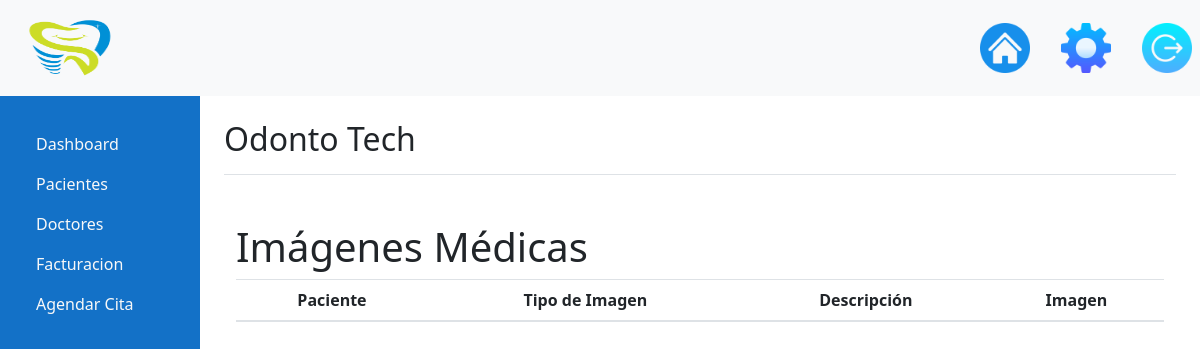
Page /Pacientes/ver_imagenes_medicas/ (signed in) on the earlier database version.
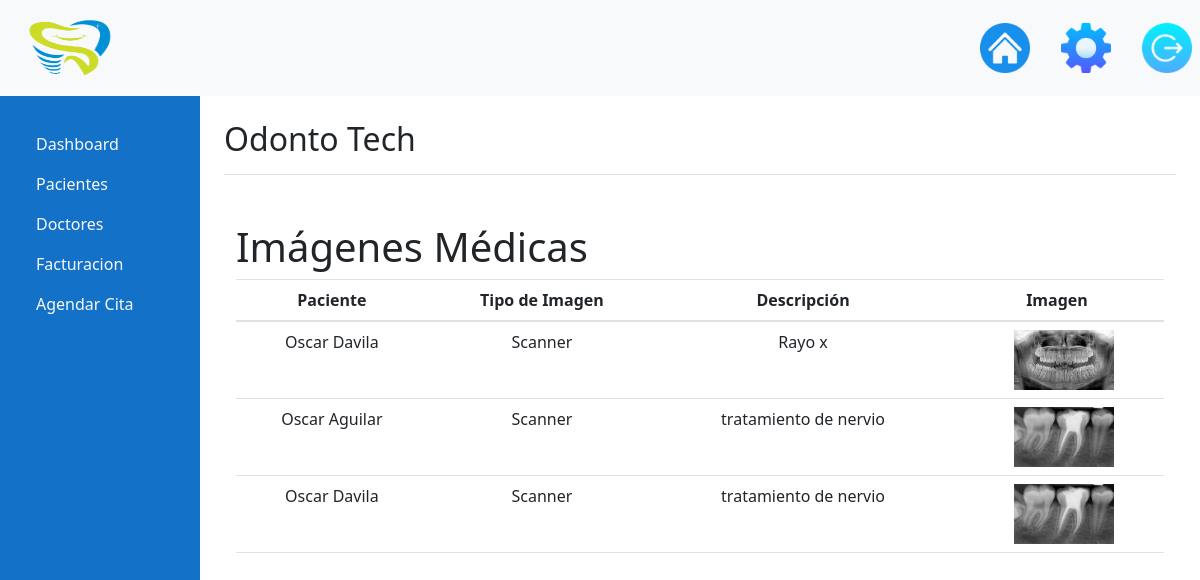
Same page on the later database version.
### Pacientes/models.py (models this page shows, shortened)
class ImagenesMedicas(models.Model):
    ImagenesMedicas_PacienteId = models.ForeignKey(Pacientes, on_delete=models.DO_NOTHING, null=False, blank=False)
    ImagenesMedicas_Tipos = models.ForeignKey(ImagenesMedicasTipos, on_delete=models.DO_NOTHING, null=False, blank=False)
    ImagenesMedicasTiposDescripcion = models.CharField(max_length=200, null=False, blank=False)
    ImagenesMedicas_Img = models.ImageField(upload_to="ImagenesMedicas", null=False, blank=False)
    class Meta:
        verbose_name_plural = "Imagenes Medicas"

class Pacientes(models.Model):
    id = models.AutoField(primary_key=True)
    PacientesNombre = models.CharField(max_length=100, null=False, blank=False, verbose_name="Nombre")
    PacientesApellido = models.CharField(max_length=100, null=False, blank=False, verbose_name="Apellidos")
    PacientesDireccion = models.CharField(max_length=100, null=False, blank=False, verbose_name="Dirección")
    PacientesTelefono = models.CharField(max_length=10, null=False, blank=False, verbose_name="Teléfono")
    PacientesEmail = models.CharField(max_length=100, null=False, blank=False, verbose_name="Email")
    PacientesEmailNormalizado = models.CharField(max_length=100, null=False, blank=False, verbose_name="Email Normalizado")
    PacientesActivo = models.BooleanField(default=True, verbose_name="Activo")
    def __str__(self):
        return self.PacientesNombre + " " + self.PacientesApellido
    class Meta:
        verbose_name_plural = "Pacientes"

class ImagenesMedicasTipos(models.Model):
    tiposImagenes = ["Rayos X", "Scanner", "Tomograficas", "Resonancia Magnetica"]
    """ VARIABLES QUE SE SE EJECUTAN EN EL MODELO """
    ImagenesMedicasTiposNombre = models.CharField(max_length=100, null=False, blank=False, choices=[(x, x) for x in tiposImagenes])
    ImagenesMedicasTiposActivo = models.BooleanField(default=True)
    def __str__(self):
        return self.ImagenesMedicasTiposNombre
    class Meta:
        verbose_name_plural = "Imagenes Medicas Tipos"

### Pacientes/views.py (the view)
# urls.py: path('ver_imagenes_medicas/', views.ver_imagenes_medicas, name='ver_imagenes_medicas'),
def ver_imagenes_medicas(request):
    imagenes_medicas = ImagenesMedicas.objects.all()
    return render(request, 'ver_imagenes_medicas.html', {'imagenes_medicas': imagenes_medicas})

### templates/ver_imagenes_medicas.html
{% extends 'base.html' %}
{% block content %}
<div class="container mt-5">
    <h1>Imágenes Médicas</h1>
    <table class="table">
        <thead>
            <tr>
                <th>Paciente</th>
                <th>Tipo de Imagen</th>
                <th>Descripción</th>
                <th>Imagen</th>
            </tr>
        </thead>
        <tbody>
            {% for imagen_medica in imagenes_medicas %}
            <tr>
                <td>{{ imagen_medica.ImagenesMedicas_PacienteId }}</td>
                <td>{{ imagen_medica.ImagenesMedicas_Tipos }}</td>
                <td>{{ imagen_medica.ImagenesMedicasTiposDescripcion }}</td>
                <td><img src="{{ imagen_medica.ImagenesMedicas_Img.url }}" alt="Imagen Médica" style="max-width: 100px;"></td>
            </tr>
            {% endfor %}
        </tbody>
    </table>
</div>
{% endblock %}

### templates/base.html (shortened to what this page needs)
<!DOCTYPE html>
<html lang="en">
<head>
    <link href="https://maxcdn.bootstrapcdn.com/bootstrap/4.5.2/css/bootstrap.min.css" rel="stylesheet">
    <link href="https://cdn.jsdelivr.net/npm/bootstrap@5.3.0/dist/css/bootstrap.min.css" rel="stylesheet">
</head>
<body>
    {% if user.is_authenticated %}
    <nav class="navbar navbar-expand-lg navbar-light bg-light fixed-top">
        <a class="navbar-brand nav-logo" href="{% url 'home' %}"><img class="logo-navbar"
                src="/media/Logo/default-logo.png" alt=""></a>
        <div class="collapse navbar-collapse" id="navbarNav">
            <ul class="navbar-nav ml-auto">
                <li class="nav-item active">
                    <a class="nav-link" href="{% url 'home' %}"><img class="icons-dash" src="/media/Logo/Icons/home.png"
                            alt=""></a>
                </li>
                <li class="nav-item">
                    <a class="nav-link" href="http://127.0.0.1:8000/admin/"><img class="icons-dash" src="/media/Logo/Icons/settings.png"
                            alt=""></a>
                </li>
                <li class="nav-item">
                    <a class="nav-link" href="{% url 'logout' %}"><img class="icons-dash"
                            src="/media/Logo/Icons/logout.png" alt=""></a>
                </li>
            </ul>
        </div>
    </nav>
    <div class="container-fluid">
        <div class="row">
            <nav class="col-md-2 d-none d-md-block sidebar">
                <div class="sidebar-sticky">
                    <ul class="nav flex-column mt-5">
                        <li class="nav-item">
                            <a class="nav-link active" href="{% url 'home' %}">
                                Dashboard
                            </a>
                        </li>
                        <li class="nav-item">
                            <a class="nav-link" href="{% url 'Pacientes' %}">
                                Pacientes
                            </a>
                        </li>
                        <li class="nav-item">
                            <a class="nav-link" href="{% url 'Lista_Dentistas' %}">
                                Doctores
                            </a>
                        </li>
                        <li class="nav-item">
                            <a class="nav-link" href="{% url 'lista_facturas' %}">
                                Facturacion
                            </a>
                        </li>
                        <li class="nav-item">
                            <a class="nav-link " href="{% url 'agenda_list' %}">
                                Agendar Cita
                            </a>
                        </li>
                    </ul>
                </div>
            </nav>
            <main role="main" class="col-md-9 ml-sm-auto col-lg-10 px-4">
                <div
                    class="d-flex justify-content-between flex-wrap flex-md-nowrap align-items-center mt-5 pt-3 pb-2 mb-3 border-bottom">
                    <h1 class="h2">Odonto Tech </h1>
                </div>
                {% block content %}{% endblock %}
            </main>
        </div>
    </div>
    {% else %}
    <script>
        window.location.href = "{% url 'login' %}"
    </script>
    {% endif %}
</body>
</html>

### templates/base.html (style rules this page uses)
body { padding-top: 56px; }
.sidebar { position: fixed; top: 56px; bottom: 0; left: 0; z-index: 1000; padding: 20px; overflow-x: hidden; overflow-y: auto; background-color: #1371c7; }
a { color: white; }
img { width: 100px; height: 60px; margin-left: 15px; }
main { margin-top: 20px; }
.icons-dash { width: 50px; height: 50px; }
.logo-navbar { height: 70px; width: 110px; }
th { text-align: center; }
td { text-align: center; }
.nav-item .nav-link { color: #f8f8f8; }

Differences in the rows shown:
added ImagenesMedicas: ImagenesMedicas_PacienteId "Oscar Davila", ImagenesMedicas_Tipos "Scanner", ImagenesMedicasTiposDescripcion "Rayo x", ImagenesMedicas_Img (picture)
added ImagenesMedicas: ImagenesMedicas_PacienteId "Oscar Aguilar", ImagenesMedicas_Tipos "Scanner", ImagenesMedicasTiposDescripcion "tratamiento de nervio", ImagenesMedicas_Img (picture)
added ImagenesMedicas: ImagenesMedicas_PacienteId "Oscar Davila", ImagenesMedicas_Tipos "Scanner", ImagenesMedicasTiposDescripcion "tratamiento de nervio", ImagenesMedicas_Img (picture)
